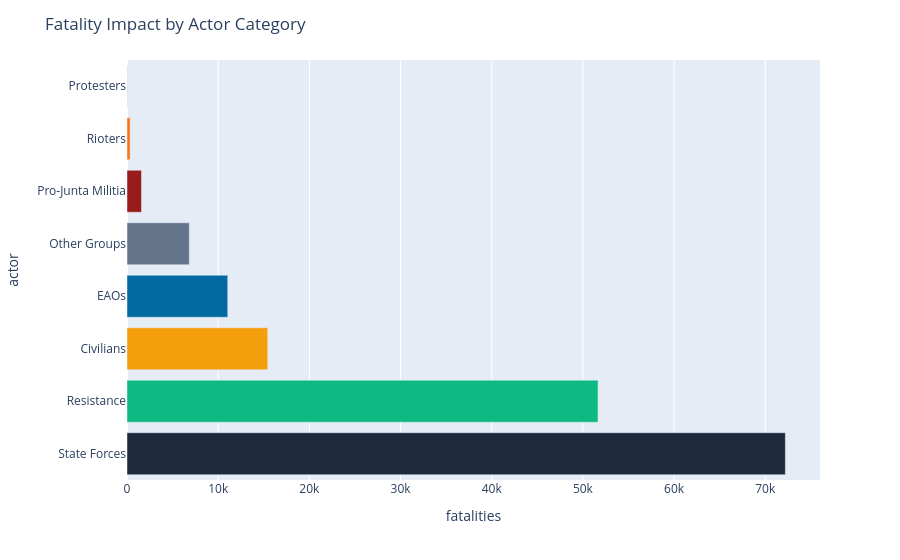
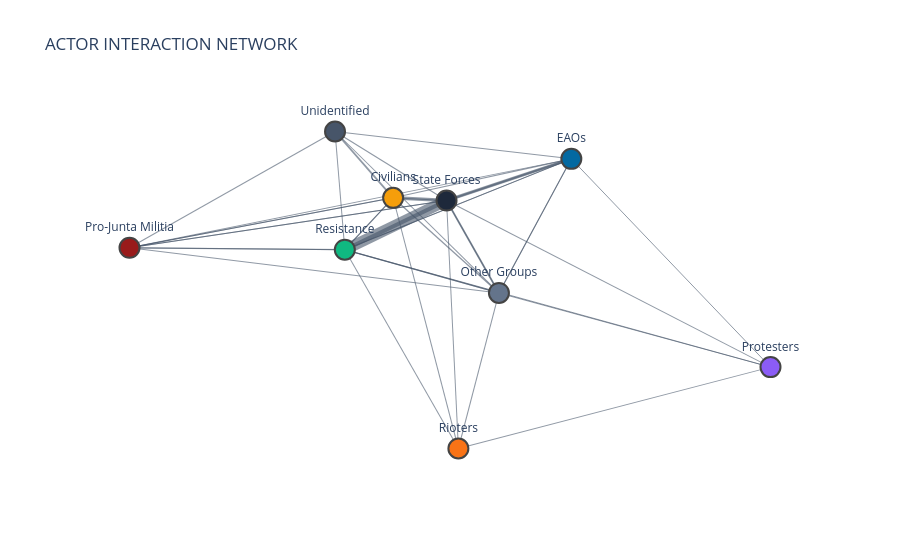

Here is the notebook cell these charts were saved with, in order:
### Code cell
# --- Actor Network Analysis (Impacts & Interaction Network) ---
# 1. Fatality Impact by Actor
a1_impact = df.groupby('actor1_clean')['fatalities'].sum().reset_index().rename(columns={'actor1_clean': 'actor'})
a2_impact = df.groupby('actor2_clean')['fatalities'].sum().reset_index().rename(columns={'actor2_clean': 'actor'})
actor_stats = pd.concat([a1_impact, a2_impact]).groupby('actor')['fatalities'].sum().reset_index()
actor_stats = actor_stats[actor_stats['actor'] != 'Unidentified'].sort_values('fatalities')

fig_bar = px.bar(actor_stats, x='fatalities', y='actor', orientation='h', color='actor', color_discrete_map=node_color_map)
fig_bar.update_layout(title='Fatality Impact by Actor Category', showlegend=False)
fig_bar.show()

# 2. Actor Interaction Network
interactions = df[(df['actor1_clean'] != df['actor2_clean']) & (df['actor2_clean'] != 'Unidentified')]
if not interactions.empty:
    adj = interactions.groupby(['actor1_clean', 'actor2_clean']).agg(interaction_count=('event_id_cnty', 'count'), total_fatalities=('fatalities', 'sum')).reset_index()
    adj = adj[adj['interaction_count'] >= 2]
    
    G = nx.Graph()
    for _, row in adj.iterrows():
        G.add_edge(row['actor1_clean'], row['actor2_clean'], weight=row['interaction_count'])
    
    pos = nx.spring_layout(G, k=0.8, iterations=100, seed=42)
    edge_traces = []
    max_fatalities = adj['total_fatalities'].max()
    
    for _, row in adj.iterrows():
        x0, y0 = pos[row['actor1_clean']]
        x1, y1 = pos[row['actor2_clean']]
        edge_width = 1 + (row['total_fatalities'] / max_fatalities * 10)
        edge_traces.append(go.Scatter(x=[x0, x1, None], y=[y0, y1, None], line=dict(width=edge_width, color='#475569'), opacity=0.6, mode='lines'))

    node_trace = go.Scatter(
        x=[pos[node][0] for node in G.nodes()], y=[pos[node][1] for node in G.nodes()],
        mode='markers+text', text=[node for node in G.nodes()], textposition='top center',
        marker=dict(color=[node_color_map.get(node, '#64748b') for node in G.nodes()], size=20, line_width=2)
    )

    fig_net = go.Figure(data=edge_traces + [node_trace], layout=go.Layout(title='ACTOR INTERACTION NETWORK', showlegend=False, xaxis=dict(showgrid=False, zeroline=False, showticklabels=False), yaxis=dict(showgrid=False, zeroline=False, showticklabels=False), paper_bgcolor='white', plot_bgcolor='white'))
    fig_net.show()

### Figure 1 — Plotly figure (JSON) as saved in the notebook; plotly's stock layout.template omitted (floating-point values rounded to 4 significant figures)
{"data": [{"hovertemplate": "actor=%{y}<br>fatalities=%{x}<extra></extra>", "legendgroup": "Protesters", "marker": {"color": "#8b5cf6", "pattern": {"shape": ""}}, "name": "Protesters", "orientation": "h", "showlegend": true, "textposition": "auto", "type": "bar", "x": [24], "xaxis": "x", "y": ["Protesters"], "yaxis": "y"}, {"hovertemplate": "actor=%{y}<br>fatalities=%{x}<extra></extra>", "legendgroup": "Rioters", "marker": {"color": "#f97316", "pattern": {"shape": ""}}, "name": "Rioters", "orientation": "h", "showlegend": true, "textposition": "auto", "type": "bar", "x": [341], "xaxis": "x", "y": ["Rioters"], "yaxis": "y"}, {"hovertemplate": "actor=%{y}<br>fatalities=%{x}<extra></extra>", "legendgroup": "Pro-Junta Militia", "marker": {"color": "#991b1b", "pattern": {"shape": ""}}, "name": "Pro-Junta Militia", "orientation": "h", "showlegend": true, "textposition": "auto", "type": "bar", "x": [1587], "xaxis": "x", "y": ["Pro-Junta Militia"], "yaxis": "y"}, {"hovertemplate": "actor=%{y}<br>fatalities=%{x}<extra></extra>", "legendgroup": "Other Groups", "marker": {"color": "#64748b", "pattern": {"shape": ""}}, "name": "Other Groups", "orientation": "h", "showlegend": true, "textposition": "auto", "type": "bar", "x": [6830], "xaxis": "x", "y": ["Other Groups"], "yaxis": "y"}, {"hovertemplate": "actor=%{y}<br>fatalities=%{x}<extra></extra>", "legendgroup": "EAOs", "marker": {"color": "#0369a1", "pattern": {"shape": ""}}, "name": "EAOs", "orientation": "h", "showlegend": true, "textposition": "auto", "type": "bar", "x": [11050], "xaxis": "x", "y": ["EAOs"], "yaxis": "y"}, {"hovertemplate": "actor=%{y}<br>fatalities=%{x}<extra></extra>", "legendgroup": "Civilians", "marker": {"color": "#f59e0b", "pattern": {"shape": ""}}, "name": "Civilians", "orientation": "h", "showlegend": true, "textposition": "auto", "type": "bar", "x": [15435], "xaxis": "x", "y": ["Civilians"], "yaxis": "y"}, {"hovertemplate": "actor=%{y}<br>fatalities=%{x}<extra></extra>", "legendgroup": "Resistance", "marker": {"color": "#10b981", "pattern": {"shape": ""}}, "name": "Resistance", "orientation": "h", "showlegend": true, "textposition": "auto", "type": "bar", "x": [51659], "xaxis": "x", "y": ["Resistance"], "yaxis": "y"}, {"hovertemplate": "actor=%{y}<br>fatalities=%{x}<extra></extra>", "legendgroup": "State Forces", "marker": {"color": "#1e293b", "pattern": {"shape": ""}}, "name": "State Forces", "orientation": "h", "showlegend": true, "textposition": "auto", "type": "bar", "x": [72202], "xaxis": "x", "y": ["State Forces"], "yaxis": "y"}], "layout": {"barmode": "relative", "legend": {"title": {"text": "actor"}, "tracegroupgap": 0}, "margin": {"t": 60}, "showlegend": false, "title": {"text": "Fatality Impact by Actor Category"}, "xaxis": {"anchor": "y", "domain": [0, 1], "title": {"text": "fatalities"}}, "yaxis": {"anchor": "x", "categoryarray": ["State Forces", "Resistance", "Civilians", "EAOs", "Other Groups", "Pro-Junta Militia", "Rioters", "Protesters"], "categoryorder": "array", "domain": [0, 1], "title": {"text": "actor"}}}}

### Figure 2 — Plotly figure (JSON) as saved in the notebook; plotly's stock layout.template omitted (floating-point values rounded to 4 significant figures)
{"data": [{"line": {"color": "#475569", "width": 1.01}, "mode": "lines", "opacity": 0.6, "type": "scatter", "x": [-0.1373, -0.9318, null], "y": [0.2893, 0.03641, null]}, {"line": {"color": "#475569", "width": 1}, "mode": "lines", "opacity": 0.6, "type": "scatter", "x": [-0.1373, -0.2829, null], "y": [0.2893, 0.02671, null]}, {"line": {"color": "#475569", "width": 1.08}, "mode": "lines", "opacity": 0.6, "type": "scatter", "x": [-0.1373, 0.02369, null], "y": [0.2893, 0.2755, null]}, {"line": {"color": "#475569", "width": 1.062}, "mode": "lines", "opacity": 0.6, "type": "scatter", "x": [0.3997, -0.1373, null], "y": [0.4866, 0.2893, null]}, {"line": {"color": "#475569", "width": 1.039}, "mode": "lines", "opacity": 0.6, "type": "scatter", "x": [0.3997, 0.1816, null], "y": [0.4866, -0.1923, null]}, {"line": {"color": "#475569", "width": 1.001}, "mode": "lines", "opacity": 0.6, "type": "scatter", "x": [0.3997, -0.9318, null], "y": [0.4866, 0.03641, null]}, {"line": {"color": "#475569", "width": 1.011}, "mode": "lines", "opacity": 0.6, "type": "scatter", "x": [0.3997, -0.2829, null], "y": [0.4866, 0.02671, null]}, {"line": {"color": "#475569", "width": 3.145}, "mode": "lines", "opacity": 0.6, "type": "scatter", "x": [0.3997, 0.02369, null], "y": [0.4866, 0.2755, null]}, {"line": {"color": "#475569", "width": 1.295}, "mode": "lines", "opacity": 0.6, "type": "scatter", "x": [0.1816, -0.1373, null], "y": [-0.1923, 0.2893, null]}, {"line": {"color": "#475569", "width": 1.005}, "mode": "lines", "opacity": 0.6, "type": "scatter", "x": [0.1816, 0.3997, null], "y": [-0.1923, 0.4866, null]}, {"line": {"color": "#475569", "width": 1.029}, "mode": "lines", "opacity": 0.6, "type": "scatter", "x": [0.1816, -0.9318, null], "y": [-0.1923, 0.03641, null]}, {"line": {"color": "#475569", "width": 1.008}, "mode": "lines", "opacity": 0.6, "type": "scatter", "x": [0.1816, -0.2829, null], "y": [-0.1923, 0.02671, null]}, {"line": {"color": "#475569", "width": 1.811}, "mode": "lines", "opacity": 0.6, "type": "scatter", "x": [0.1816, 0.02369, null], "y": [-0.1923, 0.2755, null]}, {"line": {"color": "#475569", "width": 1.046}, "mode": "lines", "opacity": 0.6, "type": "scatter", "x": [-0.9318, -0.1373, null], "y": [0.03641, 0.2893, null]}, {"line": {"color": "#475569", "width": 1.009}, "mode": "lines", "opacity": 0.6, "type": "scatter", "x": [-0.9318, -0.2829, null], "y": [0.03641, 0.02671, null]}, {"line": {"color": "#475569", "width": 1.003}, "mode": "lines", "opacity": 0.6, "type": "scatter", "x": [-0.9318, 0.02369, null], "y": [0.03641, 0.2755, null]}, {"line": {"color": "#475569", "width": 1}, "mode": "lines", "opacity": 0.6, "type": "scatter", "x": [1, 0.3997, null], "y": [-0.5677, 0.4866, null]}, {"line": {"color": "#475569", "width": 1.001}, "mode": "lines", "opacity": 0.6, "type": "scatter", "x": [1, 0.1816, null], "y": [-0.5677, -0.1923, null]}, {"line": {"color": "#475569", "width": 1}, "mode": "lines", "opacity": 0.6, "type": "scatter", "x": [1, -0.2829, null], "y": [-0.5677, 0.02671, null]}, {"line": {"color": "#475569", "width": 1.001}, "mode": "lines", "opacity": 0.6, "type": "scatter", "x": [1, 0.05939, null], "y": [-0.5677, -0.9797, null]}, {"line": {"color": "#475569", "width": 1.004}, "mode": "lines", "opacity": 0.6, "type": "scatter", "x": [1, 0.02369, null], "y": [-0.5677, 0.2755, null]}, {"line": {"color": "#475569", "width": 1.352}, "mode": "lines", "opacity": 0.6, "type": "scatter", "x": [-0.2829, -0.1373, null], "y": [0.02671, 0.2893, null]}, {"line": {"color": "#475569", "width": 1.012}, "mode": "lines", "opacity": 0.6, "type": "scatter", "x": [-0.2829, 0.3997, null], "y": [0.02671, 0.4866, null]}, {"line": {"color": "#475569", "width": 1.263}, "mode": "lines", "opacity": 0.6, "type": "scatter", "x": [-0.2829, 0.1816, null], "y": [0.02671, -0.1923, null]}, {"line": {"color": "#475569", "width": 1.303}, "mode": "lines", "opacity": 0.6, "type": "scatter", "x": [-0.2829, -0.9318, null], "y": [0.02671, 0.03641, null]}, {"line": {"color": "#475569", "width": 11}, "mode": "lines", "opacity": 0.6, "type": "scatter", "x": [-0.2829, 0.02369, null], "y": [0.02671, 0.2755, null]}, {"line": {"color": "#475569", "width": 1.01}, "mode": "lines", "opacity": 0.6, "type": "scatter", "x": [0.05939, -0.1373, null], "y": [-0.9797, 0.2893, null]}, {"line": {"color": "#475569", "width": 1.047}, "mode": "lines", "opacity": 0.6, "type": "scatter", "x": [0.05939, 0.1816, null], "y": [-0.9797, -0.1923, null]}, {"line": {"color": "#475569", "width": 1.001}, "mode": "lines", "opacity": 0.6, "type": "scatter", "x": [0.05939, -0.2829, null], "y": [-0.9797, 0.02671, null]}, {"line": {"color": "#475569", "width": 1.001}, "mode": "lines", "opacity": 0.6, "type": "scatter", "x": [0.05939, 0.02369, null], "y": [-0.9797, 0.2755, null]}, {"line": {"color": "#475569", "width": 3.509}, "mode": "lines", "opacity": 0.6, "type": "scatter", "x": [0.02369, -0.1373, null], "y": [0.2755, 0.2893, null]}, {"line": {"color": "#475569", "width": 1.7}, "mode": "lines", "opacity": 0.6, "type": "scatter", "x": [0.02369, 0.3997, null], "y": [0.2755, 0.4866, null]}, {"line": {"color": "#475569", "width": 1.081}, "mode": "lines", "opacity": 0.6, "type": "scatter", "x": [0.02369, 0.1816, null], "y": [0.2755, -0.1923, null]}, {"line": {"color": "#475569", "width": 1.001}, "mode": "lines", "opacity": 0.6, "type": "scatter", "x": [0.02369, -0.9318, null], "y": [0.2755, 0.03641, null]}, {"line": {"color": "#475569", "width": 4.025}, "mode": "lines", "opacity": 0.6, "type": "scatter", "x": [0.02369, -0.2829, null], "y": [0.2755, 0.02671, null]}, {"line": {"color": "#475569", "width": 1.848}, "mode": "lines", "opacity": 0.6, "type": "scatter", "x": [-0.3124, -0.1373, null], "y": [0.6252, 0.2893, null]}, {"line": {"color": "#475569", "width": 1.003}, "mode": "lines", "opacity": 0.6, "type": "scatter", "x": [-0.3124, 0.3997, null], "y": [0.6252, 0.4866, null]}, {"line": {"color": "#475569", "width": 1.034}, "mode": "lines", "opacity": 0.6, "type": "scatter", "x": [-0.3124, 0.1816, null], "y": [0.6252, -0.1923, null]}, {"line": {"color": "#475569", "width": 1.027}, "mode": "lines", "opacity": 0.6, "type": "scatter", "x": [-0.3124, -0.9318, null], "y": [0.6252, 0.03641, null]}, {"line": {"color": "#475569", "width": 1.012}, "mode": "lines", "opacity": 0.6, "type": "scatter", "x": [-0.3124, -0.2829, null], "y": [0.6252, 0.02671, null]}, {"line": {"color": "#475569", "width": 1.148}, "mode": "lines", "opacity": 0.6, "type": "scatter", "x": [-0.3124, 0.02369, null], "y": [0.6252, 0.2755, null]}, {"marker": {"color": ["#f59e0b", "#991b1b", "#10b981", "#1e293b", "#0369a1", "#64748b", "#8b5cf6", "#f97316", "#475569"], "line": {"width": 2}, "size": 20}, "mode": "markers+text", "text": ["Civilians", "Pro-Junta Militia", "Resistance", "State Forces", "EAOs", "Other Groups", "Protesters", "Rioters", "Unidentified"], "textposition": "top center", "type": "scatter", "x": [-0.1373, -0.9318, -0.2829, 0.02369, 0.3997, 0.1816, 1, 0.05939, -0.3124], "y": [0.2893, 0.03641, 0.02671, 0.2755, 0.4866, -0.1923, -0.5677, -0.9797, 0.6252]}], "layout": {"paper_bgcolor": "white", "plot_bgcolor": "white", "showlegend": false, "title": {"text": "ACTOR INTERACTION NETWORK"}, "xaxis": {"showgrid": false, "showticklabels": false, "zeroline": false}, "yaxis": {"showgrid": false, "showticklabels": false, "zeroline": false}}}
